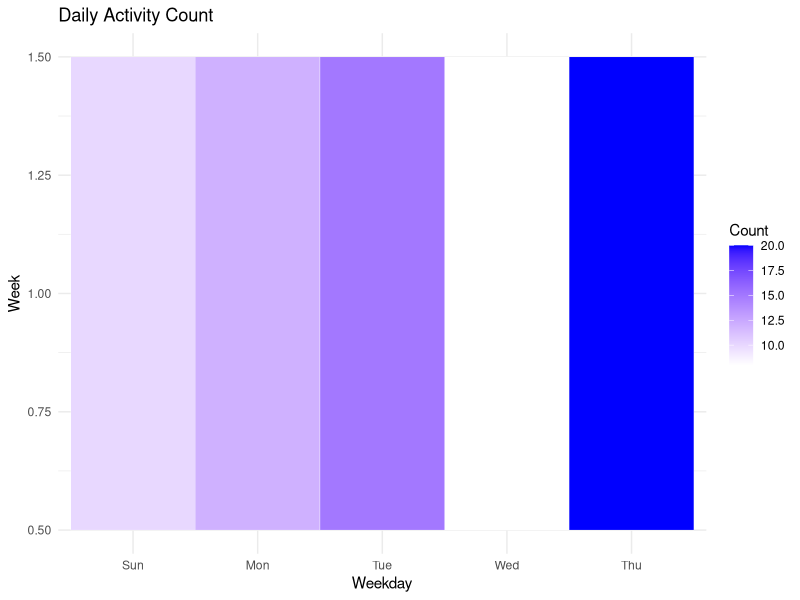

Recreate this plot in R.
library(lubridate)
library(ggplot2)
activity_data <- data.frame(
  Date = as.Date(c("2023-01-01", "2023-01-02", "2023-01-03", "2023-01-04", "2023-01-05")),
  Count = c(10, 12, 15, 8, 20))
activity_data$Weekday <- wday(activity_data$Date, label = TRUE)
activity_data$Week <- week(activity_data$Date)
ggplot(activity_data, aes(x = Weekday, y = Week, fill = Count)) +
  geom_tile(color = "white") +
  scale_fill_gradient(low = "white", high = "blue") +
  labs(title = "Daily Activity Count",
       x = "Weekday",
       y = "Week",
       fill = "Count") +
  theme_minimal()


